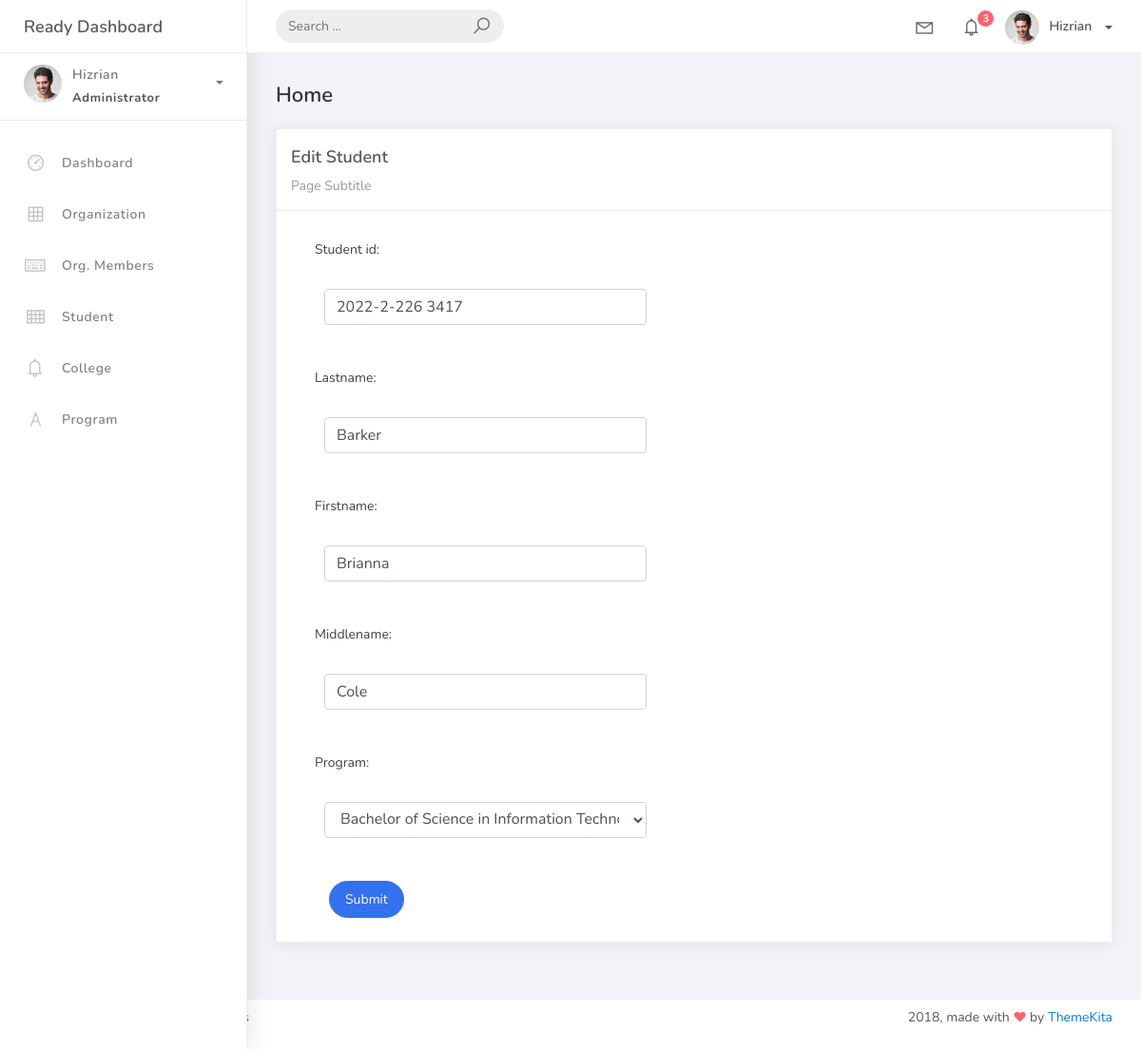
Screenshot of /student_list/4 with the database file from the repository.
### studentorg/models.py (models this page shows, shortened)
class BaseModel(models.Model):
    created_at = models.DateTimeField(auto_now_add=True, db_index=True)
    updated_at = models.DateTimeField(auto_now=True)
    class Meta: abstract = True

class Student(BaseModel):
    student_id = models.CharField(max_length=15)
    lastname = models.CharField(max_length=25)
    firstname = models.CharField(max_length=25)
    middlename = models.CharField(max_length=25, blank=True, null=True)
    program = models.ForeignKey(Program, on_delete=models.CASCADE)

### studentorg/views.py (the view, shortened to what this page needs)
# urls.py: path('student_list/<pk>', StudentUpdateView.as_view(), name='student-update'),
class StudentUpdateView(UpdateView):
    model = Student
    fields = "__all__"
    context_object_name = "student"
    template_name = "student_edit.html"
    success_url = reverse_lazy('student-list')

### studentorg/models.py (called while the page is built)
    def __str__(self):
        return self.prog_name

### templates/student_edit.html (shortened to what this page needs)
{% extends 'base.html' %} {% load static %} {% block content %}
<div class="content">
    <div class="container-fluid">
        <h4 class="page-title">Home</h4>
        <div class="row">
            <div class="col-md-12">
                <div class="card">
                    <div class="card-header">
                        <div class="card-title">Edit Student</div>
                        <div class="card-category">Page Subtitle</div>
                    </div>
                    <div class="col-md-6">
                    <div class="card-body">
                        <form class="" action="" method="post" novalidate>
                            {% csrf_token %} {% include 'includes/form.html' %}
                                <div class="form-group">
                                    <div class="col-md-12 col-sm-3">
                                        <button type="submit" class="btn btn-primary btn-rounded">Submit</button>
                                    </div>
                                </div>
                            </div>
                    </div>
                </div>
                </div>
            </div>
        </div>
    </div>
</div>
{% endblock %}

### templates/includes/form.html (shortened to what this page needs)
{% load widget_tweaks %}
{% for field in form %}
<div class="field item form-group">
        <label>{{ field.label_tag }}</label>
    <div class="form-group">
        {% render_field field class="form-control" %}
    </div>
</div>
{% endfor %}

### rows the page displays
Student: student_id "2022-2-226 3417" "Barker" "Brianna" "Cole" "Bachelor of Science in Information Technology"

### other values shown
{{ field.label_tag }} "Student id:" "Lastname:" "Firstname:" "Middlename:" "Program:"
